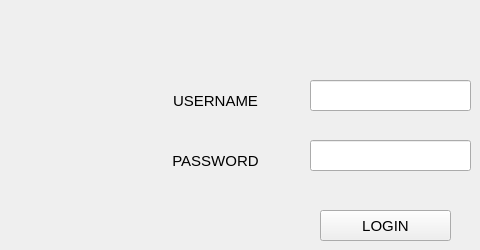
    <widget class="QWidget" name="tab_5">
     <attribute name="title">
      <string>Login</string>
     </attribute>
     <widget class="QLabel" name="label_3">
      <property name="geometry">
       <rect>
        <x>160</x>
        <y>80</y>
        <width>111</width>
        <height>41</height>
       </rect>
      </property>
      <property name="font">
       <font>
        <pointsize>11</pointsize>
       </font>
      </property>
      <property name="text">
       <string>USERNAME</string>
      </property>
      <property name="alignment">
       <set>Qt::AlignCenter</set>
      </property>
     </widget>
     <widget class="QLabel" name="label_4">
      <property name="geometry">
       <rect>
        <x>160</x>
        <y>140</y>
        <width>111</width>
        <height>41</height>
       </rect>
      </property>
      <property name="font">
       <font>
        <pointsize>11</pointsize>
       </font>
      </property>
      <property name="text">
       <string>PASSWORD</string>
      </property>
      <property name="alignment">
       <set>Qt::AlignCenter</set>
      </property>
     </widget>
     <widget class="QLineEdit" name="lineEdit">
      <property name="geometry">
       <rect>
        <x>310</x>
        <y>80</y>
        <width>161</width>
        <height>31</height>
       </rect>
      </property>
     </widget>
     <widget class="QLineEdit" name="lineEdit_2">
      <property name="geometry">
       <rect>
        <x>310</x>
        <y>140</y>
        <width>161</width>
        <height>31</height>
       </rect>
      </property>
     </widget>
     <widget class="QPushButton" name="pushButton_2">
      <property name="geometry">
       <rect>
        <x>320</x>
        <y>210</y>
        <width>131</width>
        <height>31</height>
       </rect>
      </property>
      <property name="font">
       <font>
        <pointsize>11</pointsize>
       </font>
      </property>
      <property name="inputMethodHints">
       <set>Qt::ImhNone</set>
      </property>
      <property name="text">
       <string>LOGIN</string>
      </property>
     </widget>
    </widget>
